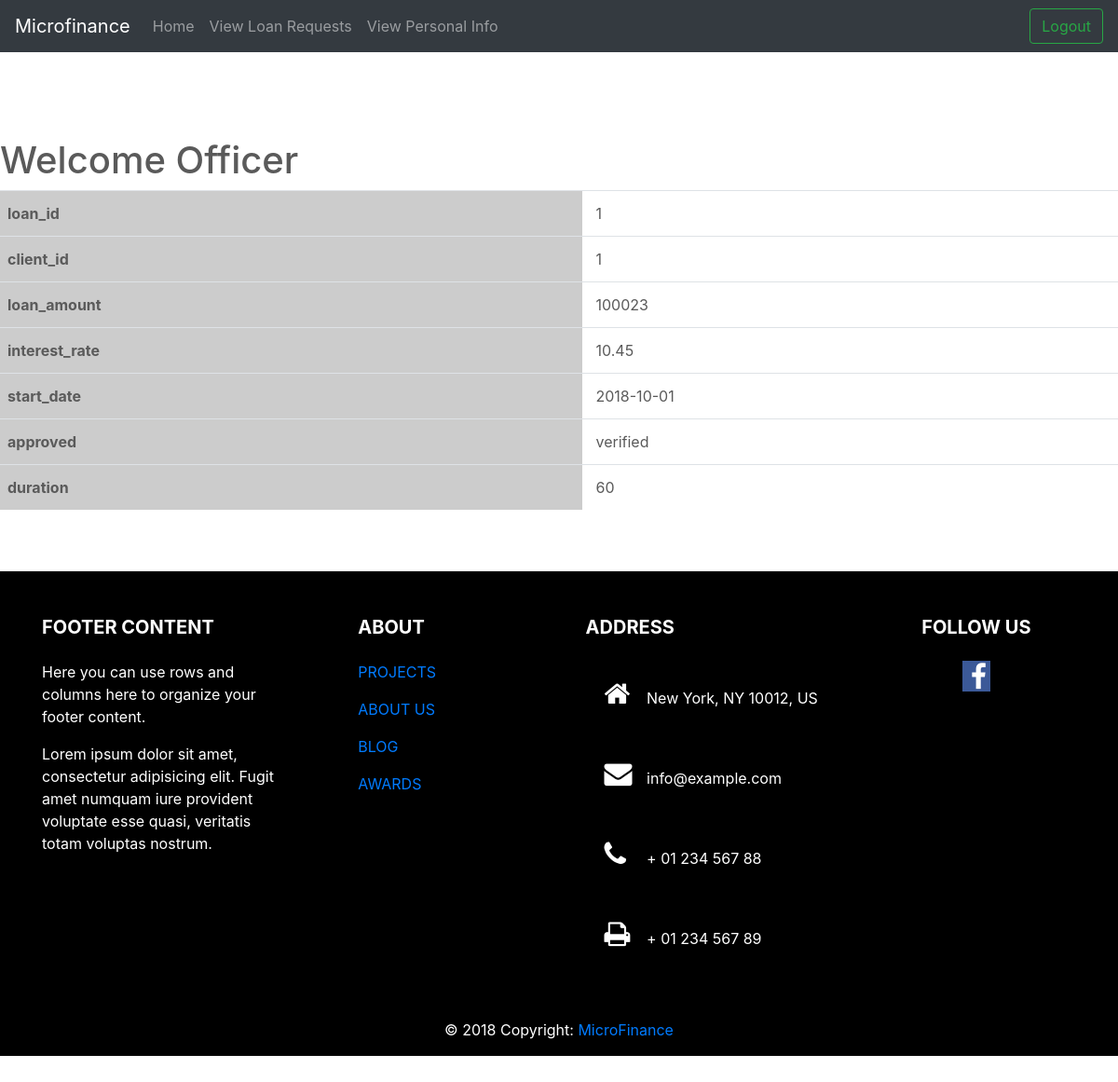
Page /Officer/viewloandetails.php?loan_id=1 (signed in) on the committed database.
### tables this page shows
CREATE TABLE `loanapplications` (
  `loan_id` int(10) NOT NULL AUTO_INCREMENT,
  `client_id` int(10) DEFAULT NULL,
  `loan_amount` int(10) DEFAULT NULL,
  `interest_rate` decimal(4,2) DEFAULT NULL,
  `start_date` date DEFAULT NULL,
  `approved` enum('pending','approved','rejected','verified') DEFAULT 'pending',
  `duration` int(11) NOT NULL,
  PRIMARY KEY (`loan_id`)
);

### Officer/viewloandetails.php (the view, shortened to what this page needs)
<!doctype html>
<html lang="en">
<head>
    <link rel="stylesheet" href="https://cdnjs.cloudflare.com/ajax/libs/font-awesome/4.7.0/css/font-awesome.min.css">
<link href="../css/custom.css" rel="stylesheet">
    <link href="../../dist/css/bootstrap.min.css" rel="stylesheet">
    <link rel="stylesheet" href="https://stackpath.bootstrapcdn.com/bootstrap/4.1.3/css/bootstrap.min.css"
>
    <link href="carousel.css" rel="stylesheet">
</head>
<body>
<header>
    <nav class="navbar navbar-expand-md navbar-dark fixed-top bg-dark">
        <a class="navbar-brand" href="#">Microfinance</a>
        <div class="collapse navbar-collapse" id="navbarCollapse">
            <ul class="navbar-nav mr-auto">
            <li class="nav-item">
                    <a class="nav-link" href="officerhome.php">Home</a>
                </li>
                <li class="nav-item ">
                    <a class="nav-link" href="viewloanrequests.php">View Loan Requests </a>
                </li>
                <li class="nav-item ">
                    <a class="nav-link" href="viewpdetails.php">View Personal Info </a>
                </li>
            </ul>
            <form class="form-inline mt-2 mt-md-0" action="../login/logout.php">
                <button class="btn btn-outline-success my-2 my-sm-0" type="submit">Logout</button>
            </form>
        </div>
    </nav>
</header>
<main role="main">
    <h1>Welcome Officer</h1>
    <div id="loan_details">
        <?php
        if (isset($_GET['loan_id']) && !empty($_GET['loan_id'])) {
            $loan_id = $_GET['loan_id'];
            $query = "SELECT * FROM `loanapplications` WHERE `loan_id` = $loan_id";
            $dbconn = mysqli_connect("localhost", "jester","mafia","microfinance");
            $result = mysqli_query($dbconn, $query);
            if ($result) {
                echo '<table class="table">';
                foreach (mysqli_fetch_assoc($result) as $attrib => $value) {
                    echo
                        '<tr>'
                        . '<td style="font-weight:bold; background:#ccc;	height:30px; padding-left:8px; align:left">' . $attrib . '</td>'
                        . '<td style="height:30px; padding-left:15px;">' . $value . '</td>'
                        . '</tr>';
                }
                echo '</table>';
            }
        }
        ?>
    </div>
    <div style="height:50px">
</div>
      <footer class="page-footer font-small mdb-color lighten-3 pt-4">
<div class="container text-center text-md-left">
  <div class="row">
    <div class="col-md-4 col-lg-3 mr-auto my-md-4 my-0 mt-4 mb-1">
      <h5 class="font-weight-bold text-uppercase mb-4">Footer Content</h5>
      <p>Here you can use rows and columns here to organize your footer content.</p>
      <p>Lorem ipsum dolor sit amet, consectetur adipisicing elit. Fugit amet numquam iure provident voluptate esse
        quasi, veritatis totam voluptas nostrum.</p>
    </div>
    <div class="col-md-2 col-lg-2 mx-auto my-md-4 my-0 mt-4 mb-1">
      <h5 class="font-weight-bold text-uppercase mb-4">About</h5>
      <ul class="list-unstyled">
        <li>
          <p>
            <a href="#!">PROJECTS</a>
          </p>
        </li>
        <li>
          <p>
            <a href="#!">ABOUT US</a>
          </p>
        </li>
        <li>
          <p>
            <a href="#!">BLOG</a>
          </p>
        </li>
        <li>
          <p>
            <a href="#!">AWARDS</a>
          </p>
        </li>
      </ul>
    </div>
    <div class="col-md-4 col-lg-3 mx-auto my-md-4 my-0 mt-4 mb-1">
      <h5 class="font-weight-bold text-uppercase mb-4">Address</h5>
      <ul class="list-unstyled">
        <li>
          <p>
            <i class="fa fa-home mr-3"></i> New York, NY 10012, US</p>
        </li>
        <li>
          <p>
            <i class="fa fa-envelope mr-3"></i> info@example.com</p>
        </li>
        <li>
          <p>
            <i class="fa fa-phone mr-3"></i> + 01 234 567 88</p>
        </li>
        <li>
          <p>
            <i class="fa fa-print mr-3"></i> + 01 234 567 89</p>
        </li>
      </ul>
    </div>
    <div class="col-md-2 col-lg-2 text-center mx-auto my-4">
      <h5 class="font-weight-bold text-uppercase mb-4">Follow Us</h5>
      <a type="button" class="btn-floating btn-fb">
        <i class="fa fa-facebook"></i>
      </a>
    </div>
  </div>
</div>
<div class="footer-copyright text-center py-3">© 2018 Copyright:
  <a href=""> MicroFinance</a>
</div>
</footer>
</main>
</body>
</html>

### css/custom.css (style rules this page uses)
.fa { padding: 20px; font-size: 30px; width: 45px; text-decoration: none; }
.fa-facebook { background: #3B5998; color: #FFFFFF; padding: 0.05em 0.3em; background: #3B5998; color: white; width: 30px; }
footer { background: black; color: white; }

### css/carousel.css (style rules this page uses)
body { padding-top: 3rem; padding-bottom: 3rem; color: #5a5a5a; }

### rows in the picture
loanapplications: loan_id "1", client "1", loan_amount "100023", interest_rate "10.45", start_date "2018-10-01", approved "verified", duration "60"

### other values in the picture
$attrib "loan_id"
$attrib "client_id"
$attrib "loan_amount"
$attrib "interest_rate"
$attrib "start_date"
$attrib "approved"
$attrib "duration"
